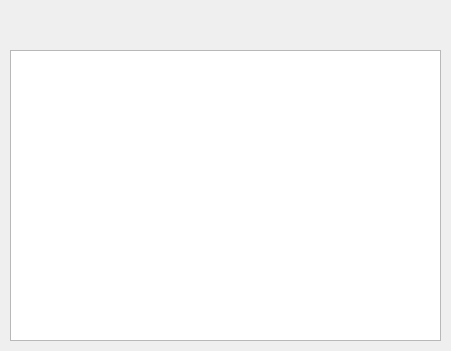
<?xml version="1.0" encoding="UTF-8"?>
<ui version="4.0">
 <class>TaskWindow</class>
 <widget class="QWidget" name="TaskWindow">
  <property name="geometry">
   <rect>
    <x>0</x>
    <y>0</y>
    <width>451</width>
    <height>351</height>
   </rect>
  </property>
  <property name="windowTitle">
   <string>Form</string>
  </property>
  <widget class="QListWidget" name="listWidget">
   <property name="geometry">
    <rect>
     <x>10</x>
     <y>50</y>
     <width>431</width>
     <height>291</height>
    </rect>
   </property>
  </widget>
 </widget>
 <resources/>
 <connections/>
</ui>
